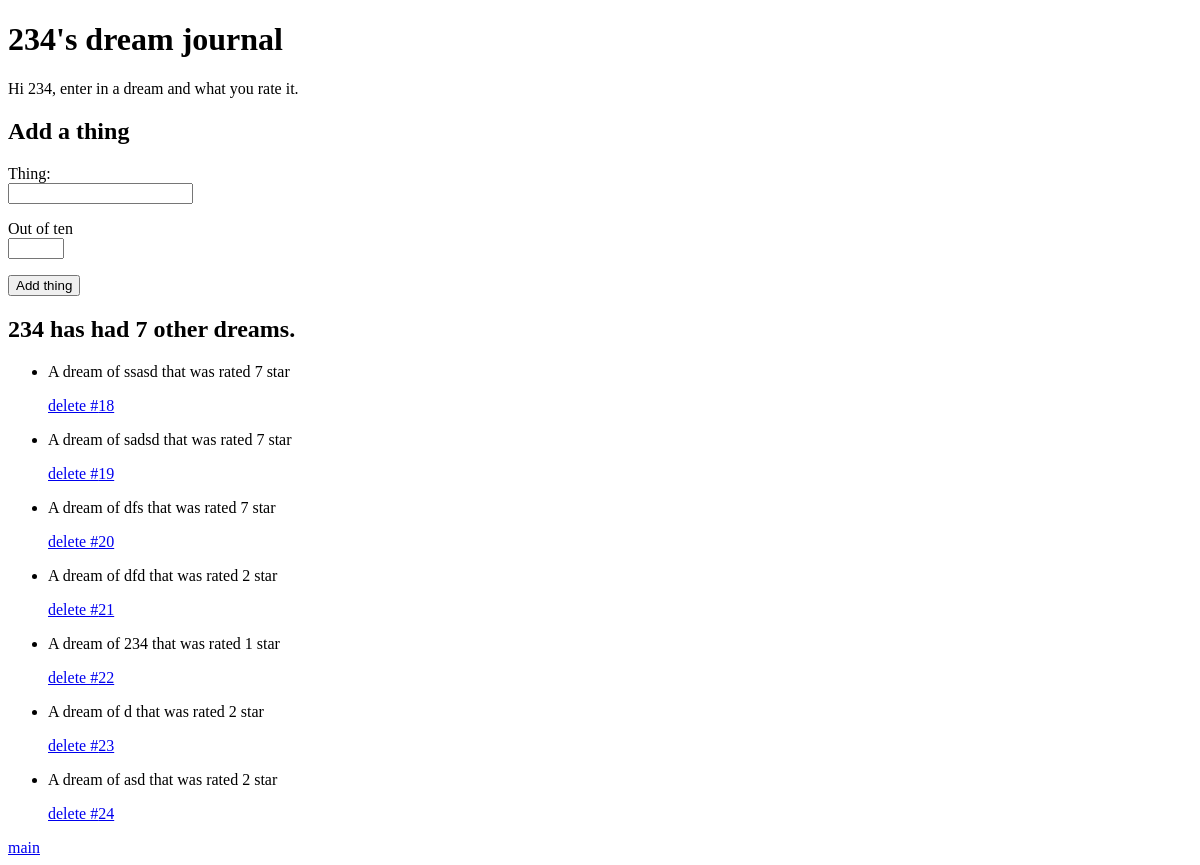
The page /form/1 on the database as committed earlier.
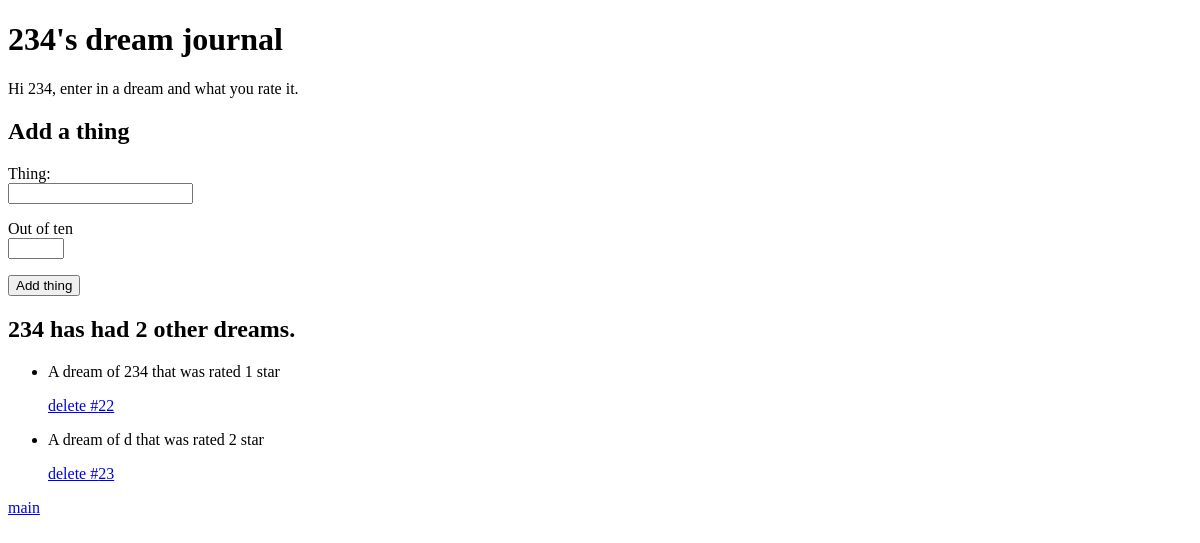
The same page on the database as committed later.
### models.py (models this page shows, shortened)
class Thing(db.Model):
    id = db.Column(db.Integer,primary_key= True)
    thing = db.Column(db.String, index = True, unique = False)
    rating = db.Column(db.Integer, index = True, unique = False)
    user_id = db.Column(db.Integer,db.ForeignKey('user.id'),nullable=False)

### NF.py (the view, shortened to what this page needs)
@app.route('/form/<int:id>', methods=["GET","POST"])
def form(id):
    formId = id
    form = ThingForm()
    user = User.query.filter_by(id=formId).first()
    userPosts = user.things
    return render_template('form.html',name=user.name, form = form, things = userPosts, postcount = user.posts)

### routes.py
class ThingForm(FlaskForm):
    thing = StringField(label = "Thing: ", validators=[DataRequired()])
    rating = IntegerField(label ="Out of ten", validators=[DataRequired(),NumberRange(min=0,max=10, message="out of ten please")])
    submit = SubmitField("Add thing")

### templates/form.html (shortened to what this page needs)
{% extends "base.html" %}
{% block content%}
<div>
    <p>Hi {{name}}, enter in a dream and what you rate it.</p>
    <div>
        <h2>Add a thing</h2>
        <form action="" method="post" novalidate>
            <p>{{form.thing.label}}<br>
                {{form.thing()}}</p>
            <p>{{form.rating.label}}<br>
                {{form.rating()}}</p>
            <p>{{form.submit()}}</p>
        </form>
    </div>
    <div>
        <h2>{{name}} has had {{postcount}} other dreams.</h2>
        <ul>
            {% for thing in things %}
            <li>
                <p>
                    A dream of {{thing.thing}} that was rated {{thing.rating}} star</p>
                <a href="{{url_for('delete_item',id = thing.id, page = 'user')}}"> delete #{{thing.id}}</a>
            </li>
            {% endfor %}
        </ul>
    </div>
    <a href="{{url_for('homepage')}}">main</a>
</div>
{% endblock %}

Rows that differ between the two databases and show on the page:
removed Thing: thing "ssasd", rating "7", id "18"
removed Thing: thing "sadsd", rating "7", id "19"
removed Thing: thing "dfs", rating "7", id "20"
removed Thing: thing "dfd", rating "2", id "21"
removed Thing: thing "asd", rating "2", id "24"
Other text that changed with them:
{{ postcount }}: "7" → "2"
